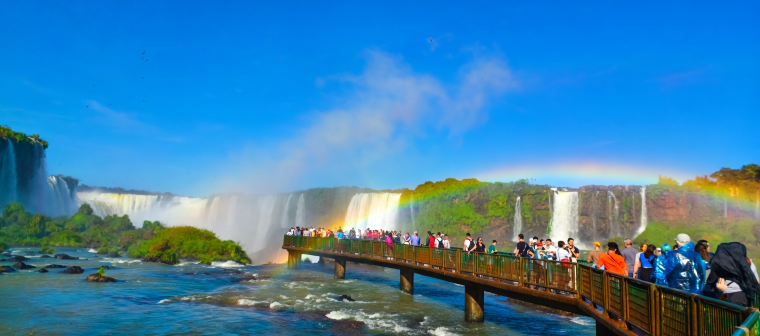
#> input picture images/plataforma mejorada.jpg, 1520 x 672 px, found by its file name (shown at 1/2 size)
$ python optimize_plataforma.py
#> lines starting #> are read from the running program, lines starting #| are printed output that depends on the picture
#> in create_responsive_versions, img is the input picture: PIL image 1520x672 RGB; mean R, G, B 62.2, 129.4, 171.4
#| 📷 Original: (1520, 672)
#!/usr/bin/env python
# -*- coding: utf-8 -*-
"""
OPTIMIZACIÓN PROFESIONAL - IMAGEN PLATAFORMA MEJORADA
"""

from PIL import Image, ImageEnhance, ImageFilter
import os

def upscale_image(img, target_width=1920):
    """Upscaling inteligente"""
#> called with target_width = 1920
    original_size = img.size
#> original_size = (1520, 672)
    if original_size[0] < target_width:
        ratio = target_width / original_size[0]
#> ratio = 1.26
        new_size = (int(original_size[0] * ratio), int(original_size[1] * ratio))
#> new_size = (1920, 848)
        img = img.resize(new_size, Image.Resampling.LANCZOS)
#> img: PIL image 1920x848 RGB
        print(f"✓ Upscaling: {original_size} → {new_size}")
#| ✓ Upscaling: (1520, 672) → (1920, 848)
    return img

def reduce_noise_and_enhance(img):
    """Reduce pixelación y ruido"""
    img = img.filter(ImageFilter.SMOOTH)
    img = img.filter(ImageFilter.UnsharpMask(radius=2, percent=150, threshold=3))
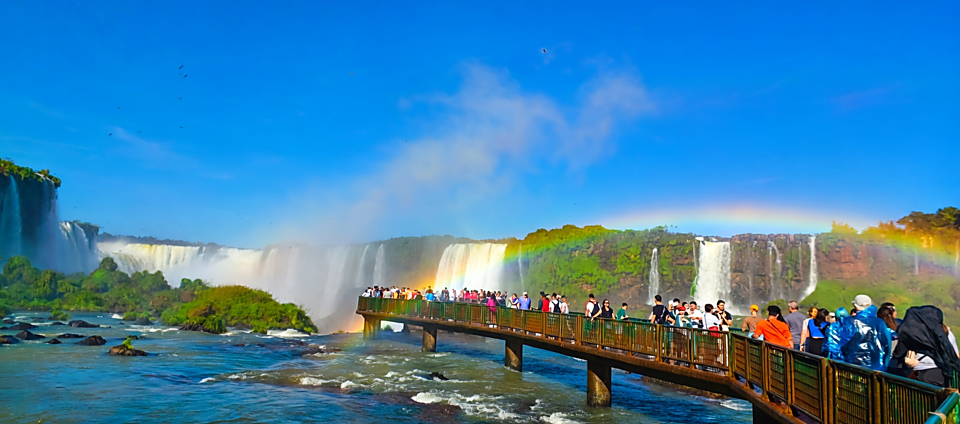
#> img: PIL image 1920x848 RGB (shown at 1/2 size); mean R, G, B 62.2, 129.4, 171.5
    return img

def enhance_colors(img):
    """Mejora brillo y contraste"""
    enhancer = ImageEnhance.Brightness(img)
    img = enhancer.enhance(1.20)
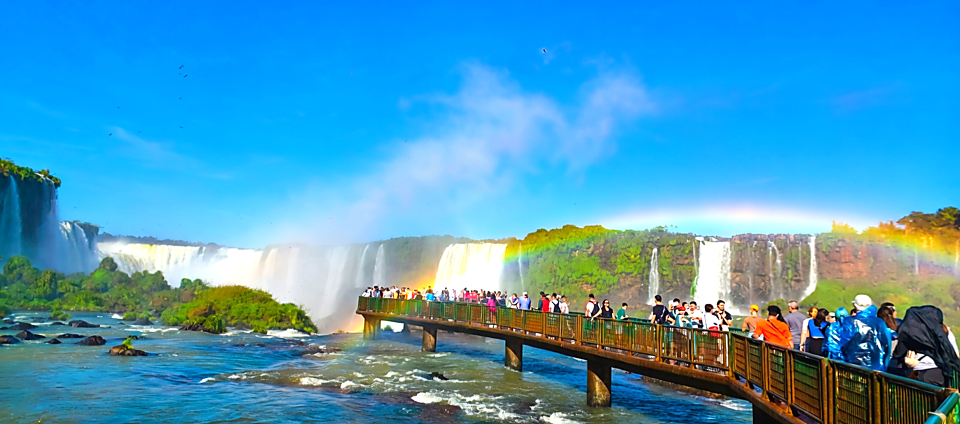
#> img: PIL image 1920x848 RGB (shown at 1/2 size); mean R, G, B 73.5, 154.1, 191.3
    enhancer = ImageEnhance.Contrast(img)
    img = enhancer.enhance(1.25)
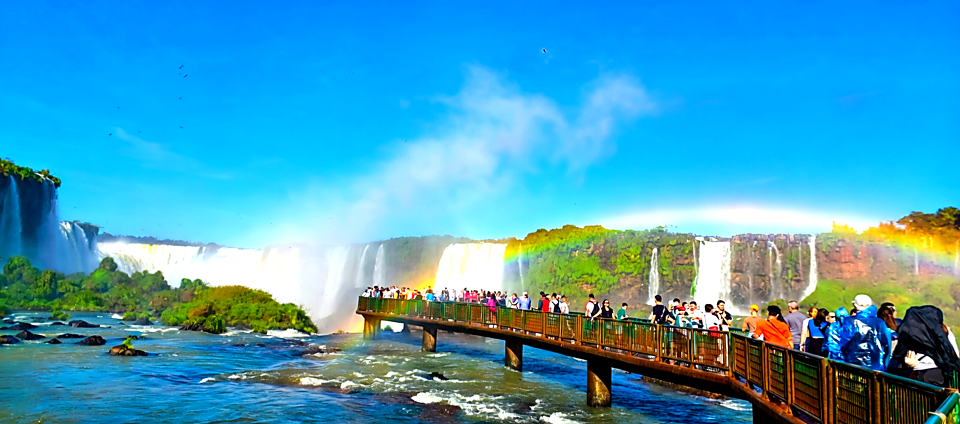
#> img: PIL image 1920x848 RGB (shown at 1/2 size); mean R, G, B 68.3, 158.1, 189.8
    enhancer = ImageEnhance.Color(img)
    img = enhancer.enhance(1.15)
    enhancer = ImageEnhance.Sharpness(img)
    img = enhancer.enhance(1.30)
    return img

def create_responsive_versions(input_path, output_dir, base_name):
    """Crea versiones responsivas"""
    img = Image.open(input_path)

    print("=" * 60)
    print(f"🎨 OPTIMIZANDO: {base_name}")
    print("=" * 60)
    print(f"📷 Original: {img.size}")

    img = upscale_image(img, target_width=1920)
    print("✓ Reduciendo pixelación...")
    img = reduce_noise_and_enhance(img)
    print("✓ Mejorando colores...")
    img = enhance_colors(img)

    print("\n📱 Versiones responsivas:\n")

    versiones = {
        'mobile': (750, 420),
        'tablet': (1200, 675),
        'desktop': (1920, 1080),
    }

    for version_name, size in versiones.items():
        img_resized = img.copy()
        aspect_ratio = img.width / img.height
        target_width, target_height = size
        target_aspect = target_width / target_height

        if aspect_ratio > target_aspect:
            new_width = int(target_height * aspect_ratio)
            img_resized = img_resized.resize((new_width, target_height), Image.Resampling.LANCZOS)
            crop_left = (new_width - target_width) // 2
            img_resized = img_resized.crop((crop_left, 0, crop_left + target_width, target_height))
        else:
            new_height = int(target_width / aspect_ratio)
            img_resized = img_resized.resize((target_width, new_height), Image.Resampling.LANCZOS)
            crop_top = (new_height - target_height) // 2
            img_resized = img_resized.crop((0, crop_top, target_width, crop_top + target_height))

        jpeg_path = os.path.join(output_dir, f'{base_name}_{version_name}.jpg')
        img_resized.save(jpeg_path, 'JPEG', quality=92, optimize=True)
        print(f"✓ {version_name.upper():10} (JPEG): {size[0]}x{size[1]}")

        webp_path = os.path.join(output_dir, f'{base_name}_{version_name}.webp')
        img_resized.save(webp_path, 'WEBP', quality=85)
        print(f"✓ {version_name.upper():10} (WEBP): {size[0]}x{size[1]}\n")
#> this loop made 3 passes
#> pass 1, in create_responsive_versions, `img_resized = img_resized.resize((new_width, target_height), Image.Res..`:
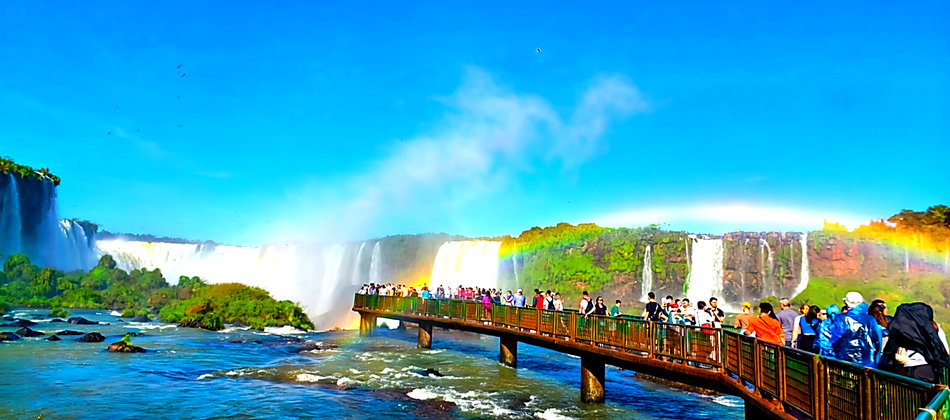
#> img_resized: PIL image 950x420 RGB; mean R, G, B 64.9, 160.9, 189.7
#> pass 1, in create_responsive_versions, `img_resized = img_resized.crop((crop_left, 0, crop_left + target_width..`:
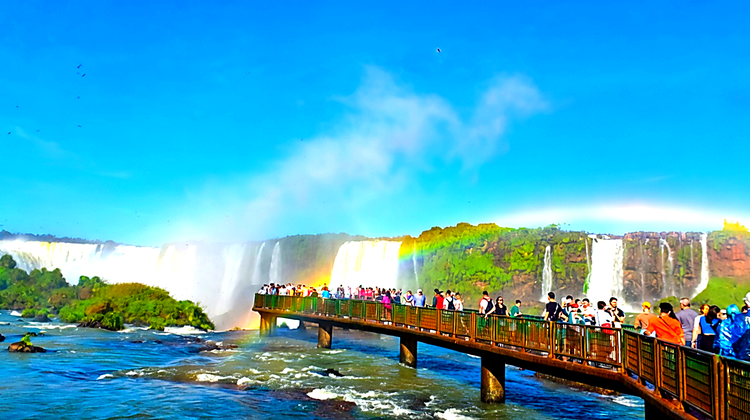
#> img_resized: PIL image 750x420 RGB; mean R, G, B 71.6, 165.2, 193.4
#> pass 2, in create_responsive_versions, `img_resized = img_resized.resize((new_width, target_height), Image.Res..`:
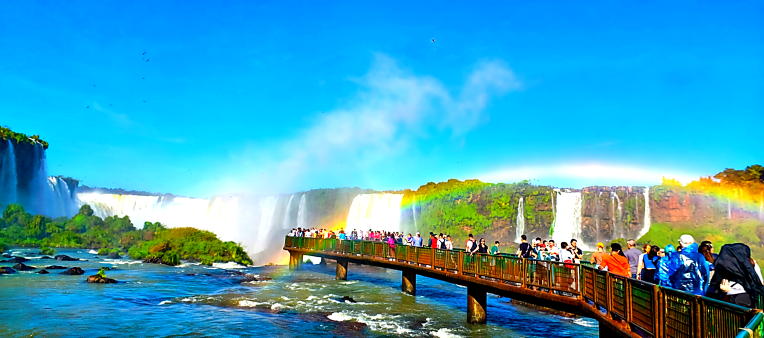
#> img_resized: PIL image 1528x675 RGB (shown at 1/2 size); mean R, G, B 64.9, 160.9, 189.7
#> pass 2, in create_responsive_versions, `img_resized = img_resized.crop((crop_left, 0, crop_left + target_width..`:
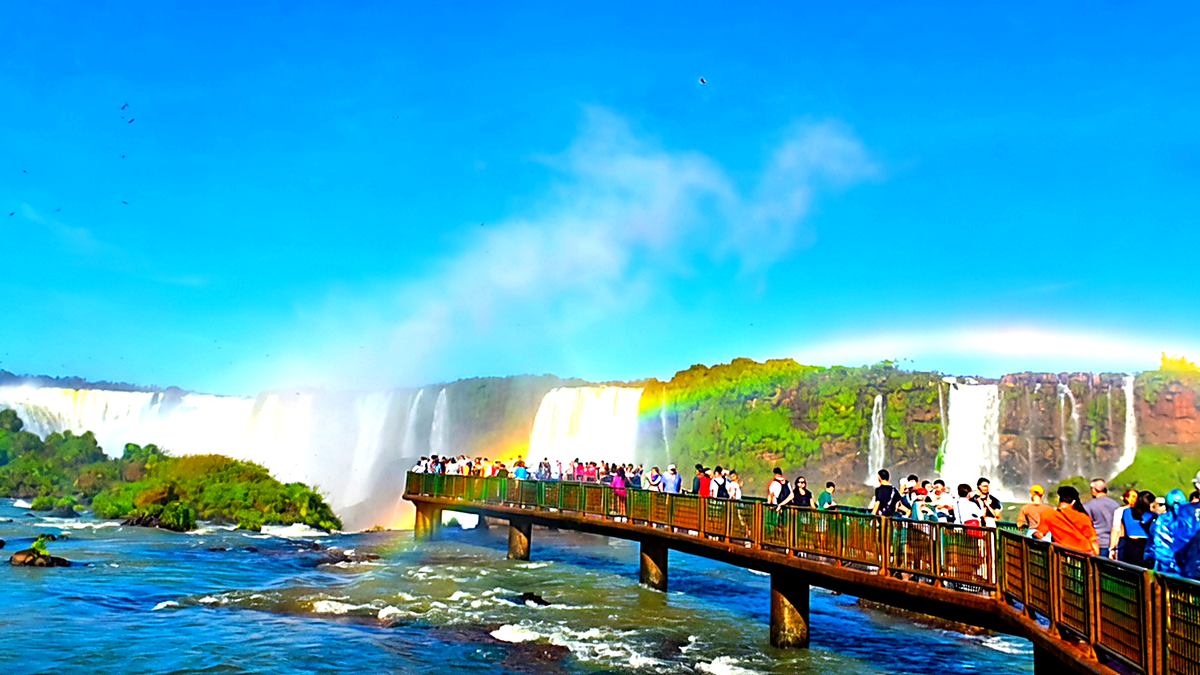
#> img_resized: PIL image 1200x675 RGB; mean R, G, B 71.8, 165.3, 193.4

    print("=" * 60)
    print("✅ OPTIMIZACIÓN COMPLETADA")
    print("=" * 60)

if __name__ == "__main__":
    input_image = r"c:\Users\luisr\OneDrive\Desktop\trifoz-turismo\images\plataforma mejorada.jpg"
    output_dir = r"c:\Users\luisr\OneDrive\Desktop\trifoz-turismo\images"

    if os.path.exists(input_image):
        create_responsive_versions(input_image, output_dir, "plataforma_mejorada")
    else:
        print(f"❌ No encontrada: {input_image}")

$ run again, with images/8y3mE.jpg copied over images/plataforma mejorada.jpg
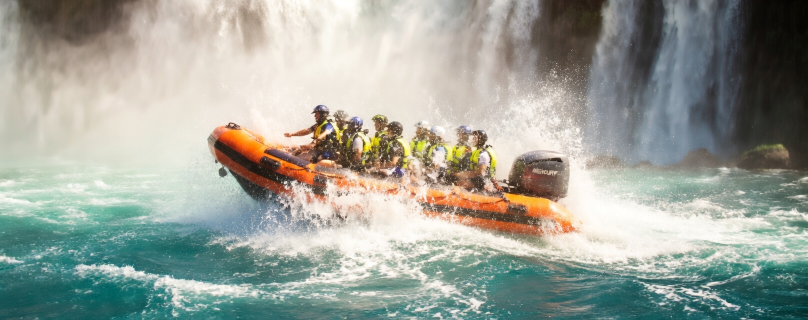
#> input picture images/8y3mE.jpg, 1616 x 640 px, found by its file name (shown at 1/2 size)
#> in create_responsive_versions, img is the input picture: PIL image 1616x640 RGB; mean R, G, B 156.7, 162, 152.9
#| 📷 Original: (1616, 640)
#| ✓ Upscaling: (1616, 640) → (1920, 760)
#> in enhance_colors, `img = enhancer.enhance(1.25)`:
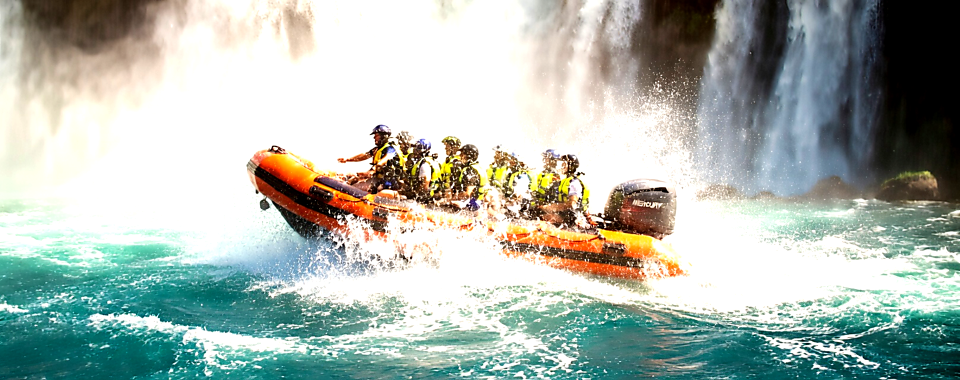
#> img: PIL image 1920x760 RGB (shown at 1/2 size); mean R, G, B 170.5, 181.5, 173.6
#> after the loop in create_responsive_versions, `for version_name, size in versiones.items():`:
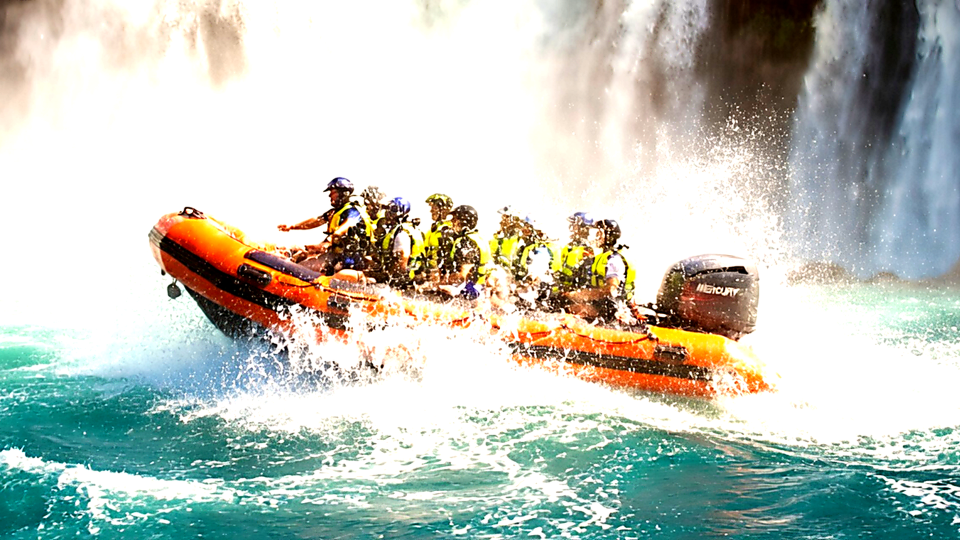
#> img_resized: PIL image 1920x1080 RGB (shown at 1/2 size); mean R, G, B 188.7, 196.1, 186.7

$ run again, with images/cataratas mejorada (1).jpg copied over images/plataforma mejorada.jpg
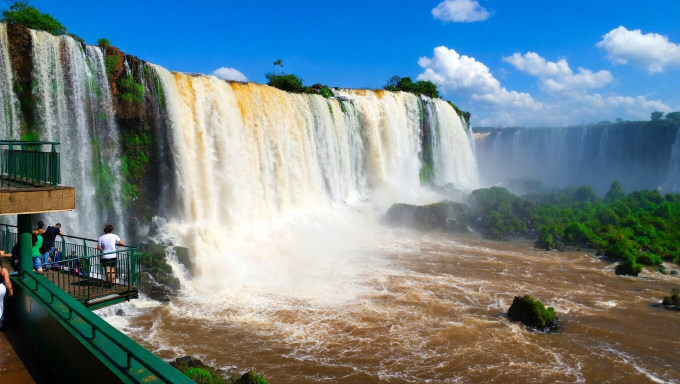
#> input picture images/cataratas mejorada (1).jpg, 1360 x 768 px, found by its file name (shown at 1/2 size)
#> in create_responsive_versions, img is the input picture: PIL image 1360x768 RGB; mean R, G, B 111.8, 132.5, 140.2
#| 📷 Original: (1360, 768)
#| ✓ Upscaling: (1360, 768) → (1920, 1084)
#> the loop in create_responsive_versions, `for version_name, size in versiones.items():` made 3 passes
#> pass 2, in create_responsive_versions, `img_resized = img_resized.crop((0, crop_top, target_width, crop_top + ..`:
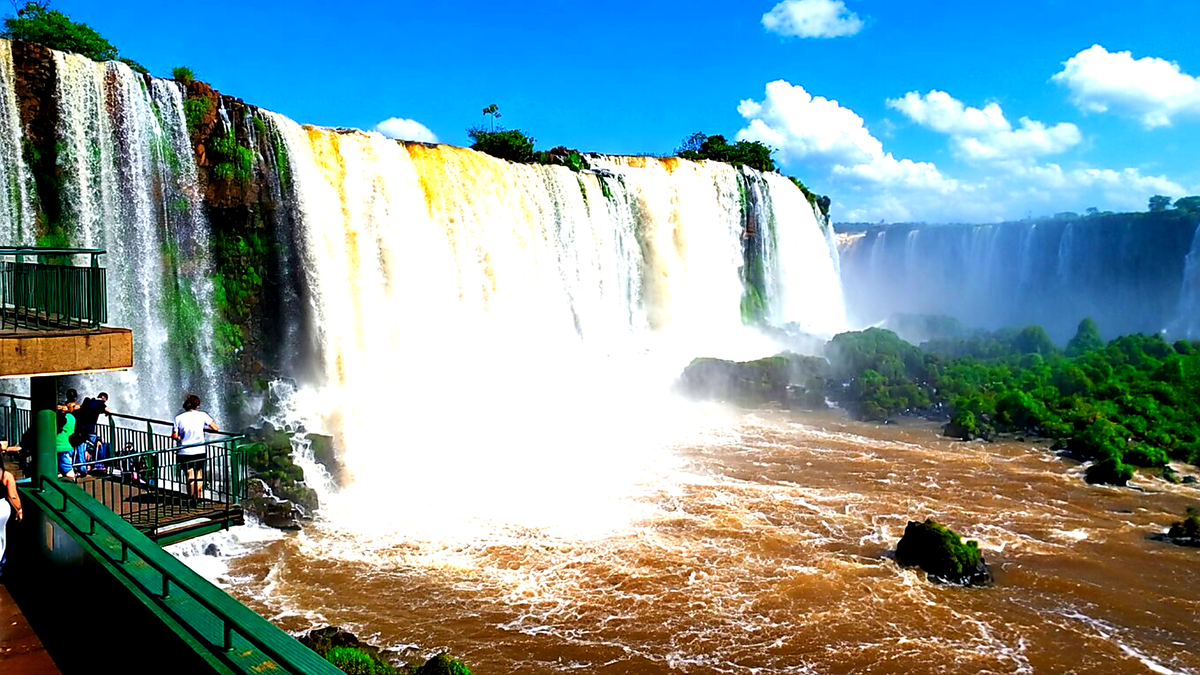
#> img_resized: PIL image 1200x675 RGB; mean R, G, B 124.1, 152.5, 156.7
